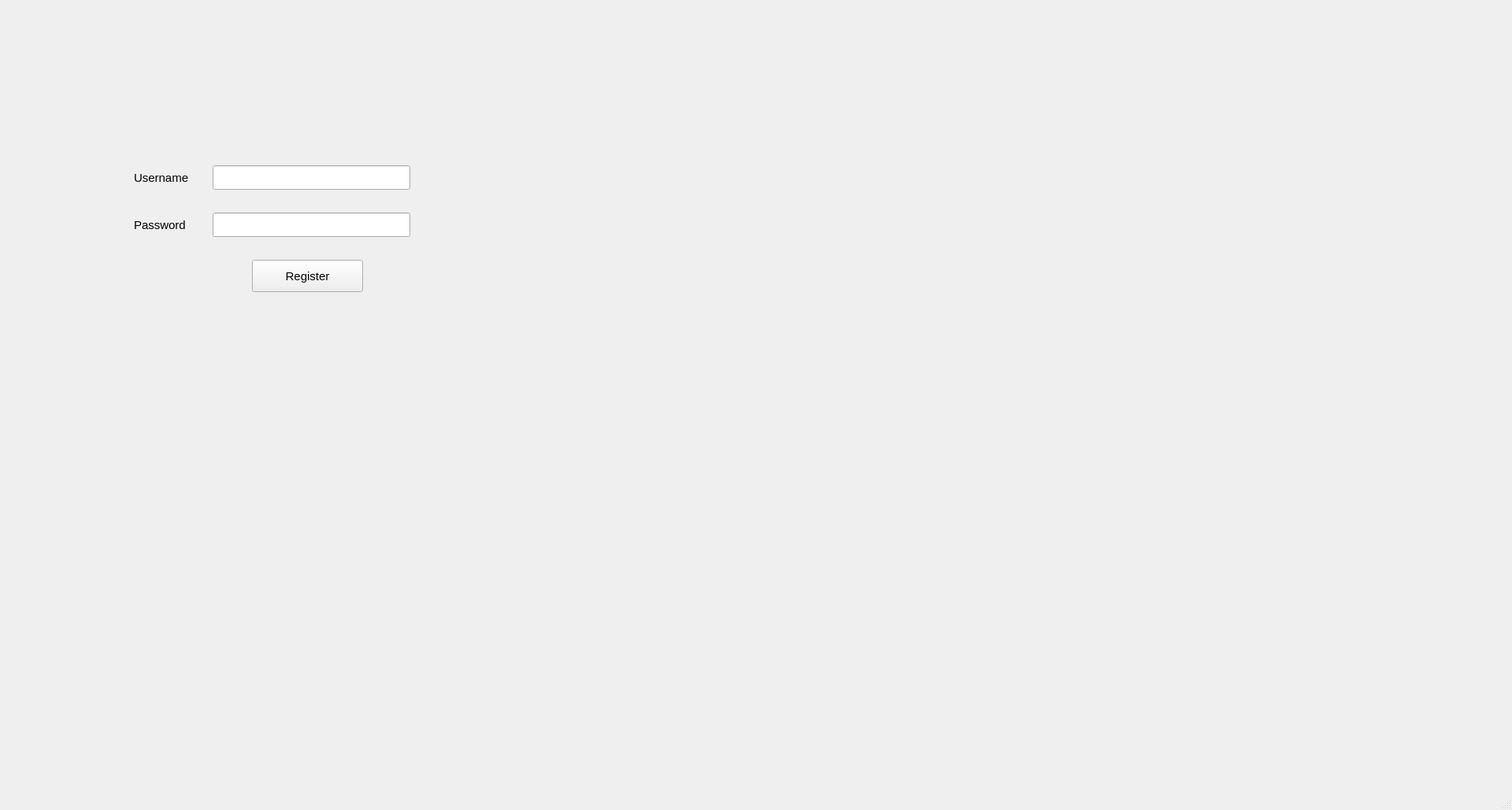
<?xml version="1.0" encoding="UTF-8"?>
<ui version="4.0">
 <class>MainWindow</class>
 <widget class="QMainWindow" name="MainWindow">
  <property name="geometry">
   <rect>
    <x>0</x>
    <y>0</y>
    <width>1920</width>
    <height>1029</height>
   </rect>
  </property>
  <property name="font">
   <font>
    <pointsize>11</pointsize>
   </font>
  </property>
  <property name="windowTitle">
   <string>MainWindow</string>
  </property>
  <widget class="QWidget" name="centralwidget">
   <widget class="QPushButton" name="Register_b">
    <property name="geometry">
     <rect>
      <x>320</x>
      <y>330</y>
      <width>141</width>
      <height>41</height>
     </rect>
    </property>
    <property name="text">
     <string>Register</string>
    </property>
   </widget>
   <widget class="QLineEdit" name="Username_tb">
    <property name="geometry">
     <rect>
      <x>270</x>
      <y>210</y>
      <width>251</width>
      <height>31</height>
     </rect>
    </property>
   </widget>
   <widget class="QLineEdit" name="Password_tb">
    <property name="geometry">
     <rect>
      <x>270</x>
      <y>270</y>
      <width>251</width>
      <height>31</height>
     </rect>
    </property>
    <property name="echoMode">
     <enum>QLineEdit::Password</enum>
    </property>
   </widget>
   <widget class="QLabel" name="Username_l">
    <property name="geometry">
     <rect>
      <x>170</x>
      <y>210</y>
      <width>91</width>
      <height>31</height>
     </rect>
    </property>
    <property name="font">
     <font>
      <pointsize>11</pointsize>
     </font>
    </property>
    <property name="text">
     <string>Username</string>
    </property>
   </widget>
   <widget class="QLabel" name="Password_l">
    <property name="geometry">
     <rect>
      <x>170</x>
      <y>270</y>
      <width>81</width>
      <height>31</height>
     </rect>
    </property>
    <property name="text">
     <string>Password</string>
    </property>
   </widget>
  </widget>
  <widget class="QMenuBar" name="menubar">
   <property name="geometry">
    <rect>
     <x>0</x>
     <y>0</y>
     <width>1920</width>
     <height>26</height>
    </rect>
   </property>
  </widget>
  <widget class="QStatusBar" name="statusbar"/>
 </widget>
 <resources/>
 <connections/>
</ui>
